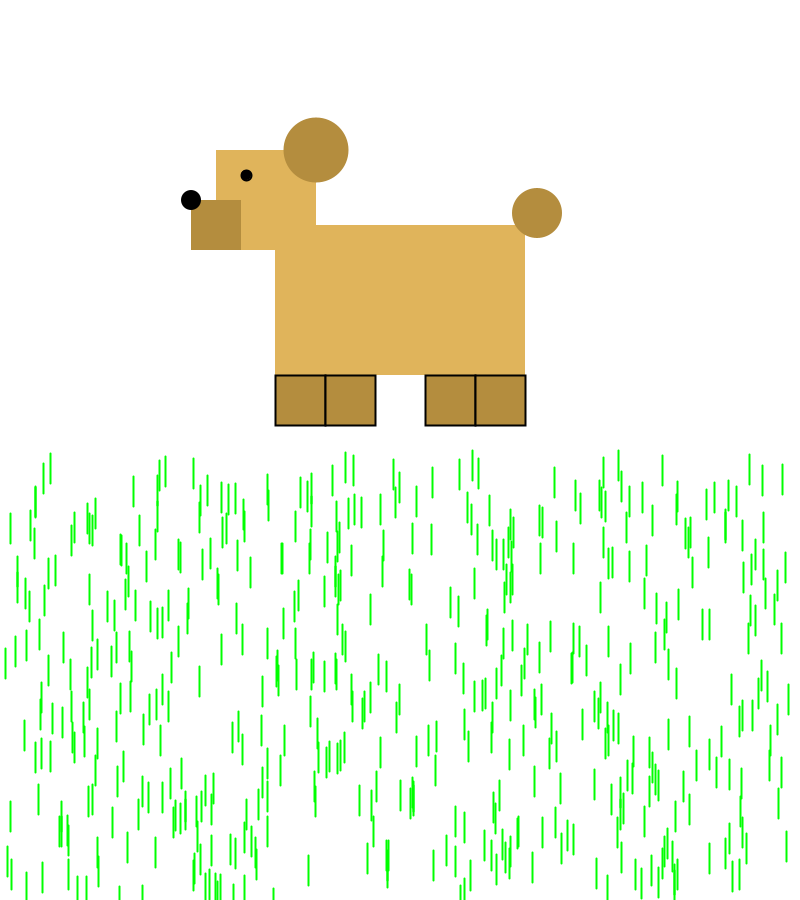
Frame 1 (no input)
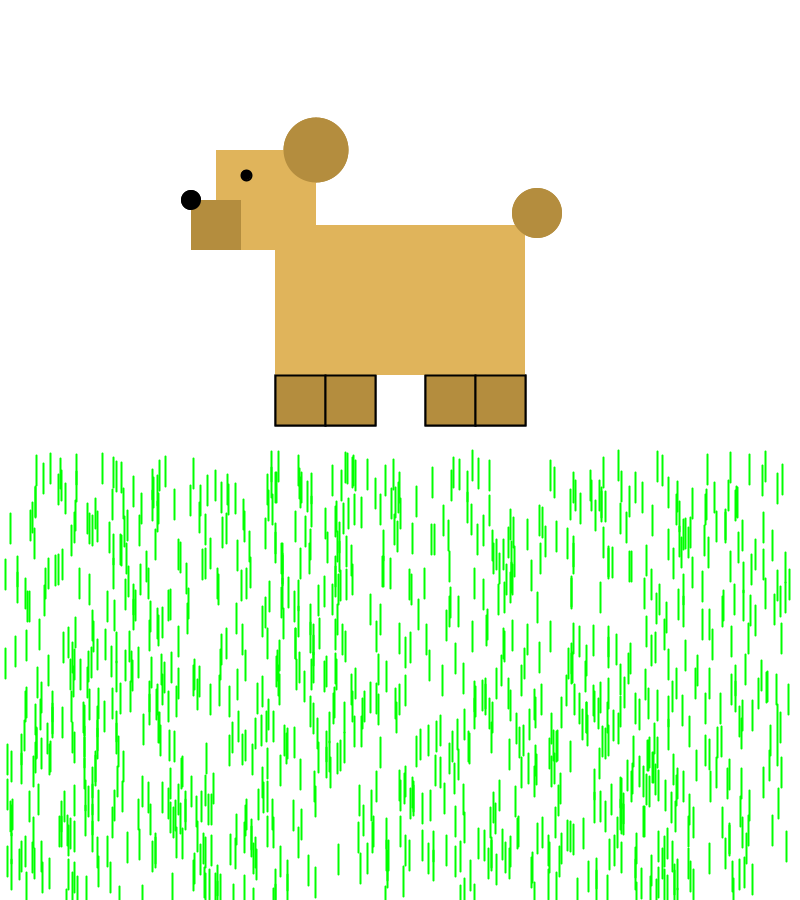
Frame 2 (the mouse pressed at the canvas centre, redrawn once)

The Processing sketch that drew these frames (run headless with seeded random() and noise(); the mouse was pressed at the canvas centre and the sketch redrawn once):

// Processing sketch: question3
// ── question3.pde
void setup()
{
  size(800,900);
  background(255);
}


void draw()
{
  int i = 0;

  while (i <= 500) {
    float grassX=random(float(5), float(width-10));
    float grassY=random(float(height/2), float(height-10));

    Grass(grassX, grassY);

    i++;
  } 

  noLoop();
  int dogX = width/2;
  int dogY = height/3;
  
  drawDog(dogX, dogY);
}

void drawDog(int x, int y)
{
  //dog head
  int headX = 100;
  
  int diameter = 50;
  
  int bodyW= 250;
  int bodyH= 150;
  noStroke();
  
  //body
  fill(224,180,91);
 rectMode(CENTER);
 rect(x, y, bodyW,bodyH);
 //head
 rect(width/3,bodyW-diameter,headX,headX);
 //tail
 fill(180,141,62);
 ellipse(x+bodyW/2+diameter/4,y-bodyH/2-diameter/4, diameter, diameter);
 //legs
 stroke(0);
 rectMode(CORNER);
 rect(x-bodyW/2,y+bodyH/2,diameter,diameter);
 rect(x-bodyW/2+diameter,y+bodyH/2,diameter,diameter);
 rect(x-bodyW/2+3*diameter,y+bodyH/2,diameter,diameter);
 rect(x-bodyW/2+4*diameter,y+bodyH/2,diameter,diameter);
 //ears
 noStroke();
 ellipse(width/3+diameter,bodyW-2*diameter,diameter+15,diameter+15);
 //mouth
 rect(width/3-75,bodyW-diameter,50,50);
 //nose
 fill(0);
 ellipse(width/3-75,bodyW-diameter,20,20);
 //eye
 fill(0);
 stroke(0);
 ellipse(width/3-20,bodyW-75,10,10);
}
  
  
void Grass(float x, float y)
{
  stroke(0, 255, 0);
  strokeWeight(2);
  line(x, y, x, y+30);
}
